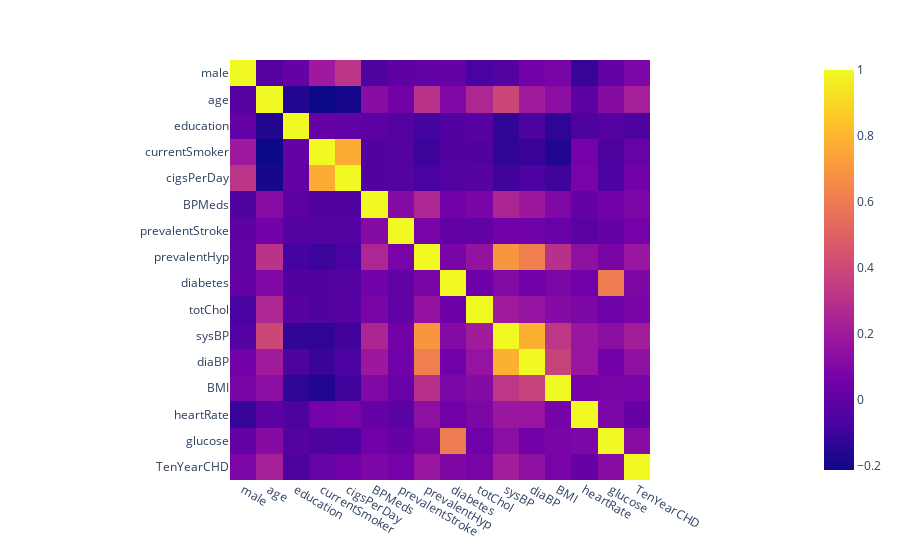

The cell this chart's notebook holds for it:
### Code cell
# visualizing the dataset

import plotly.express as px

#correlation matrix
correlation_matrix = data.corr()
fig = px.imshow(correlation_matrix)
fig.show()

### Figure 1 — Plotly figure (JSON) as saved in the notebook; plotly's stock layout.template omitted (floating-point values rounded to 4 significant figures; data arrays with more than 128 entries replaced by an {"elided": "..."} marker saying what was removed)
{"data": [{"coloraxis": "coloraxis", "hovertemplate": "x: %{x}<br>y: %{y}<br>color: %{z}<extra></extra>", "name": "0", "type": "heatmap", "x": ["male", "age", "education", "currentSmoker", "cigsPerDay", "BPMeds", "prevalentStroke", "prevalentHyp", "diabetes", "totChol", "sysBP", "diaBP", "BMI", "heartRate", "glucose", "TenYearCHD"], "xaxis": "x", "y": ["male", "age", "education", "currentSmoker", "cigsPerDay", "BPMeds", "prevalentStroke", "prevalentHyp", "diabetes", "totChol", "sysBP", "diaBP", "BMI", "heartRate", "glucose", "TenYearCHD"], "yaxis": "y", "z": {"elided": "16x16 float values"}}], "layout": {"coloraxis": {"colorscale": [[0, "#0d0887"], [0.1111, "#46039f"], [0.2222, "#7201a8"], [0.3333, "#9c179e"], [0.4444, "#bd3786"], [0.5556, "#d8576b"], [0.6667, "#ed7953"], [0.7778, "#fb9f3a"], [0.8889, "#fdca26"], [1, "#f0f921"]]}, "margin": {"t": 60}, "xaxis": {"anchor": "y", "constrain": "domain", "domain": [0, 1], "scaleanchor": "y"}, "yaxis": {"anchor": "x", "autorange": "reversed", "constrain": "domain", "domain": [0, 1]}}}
